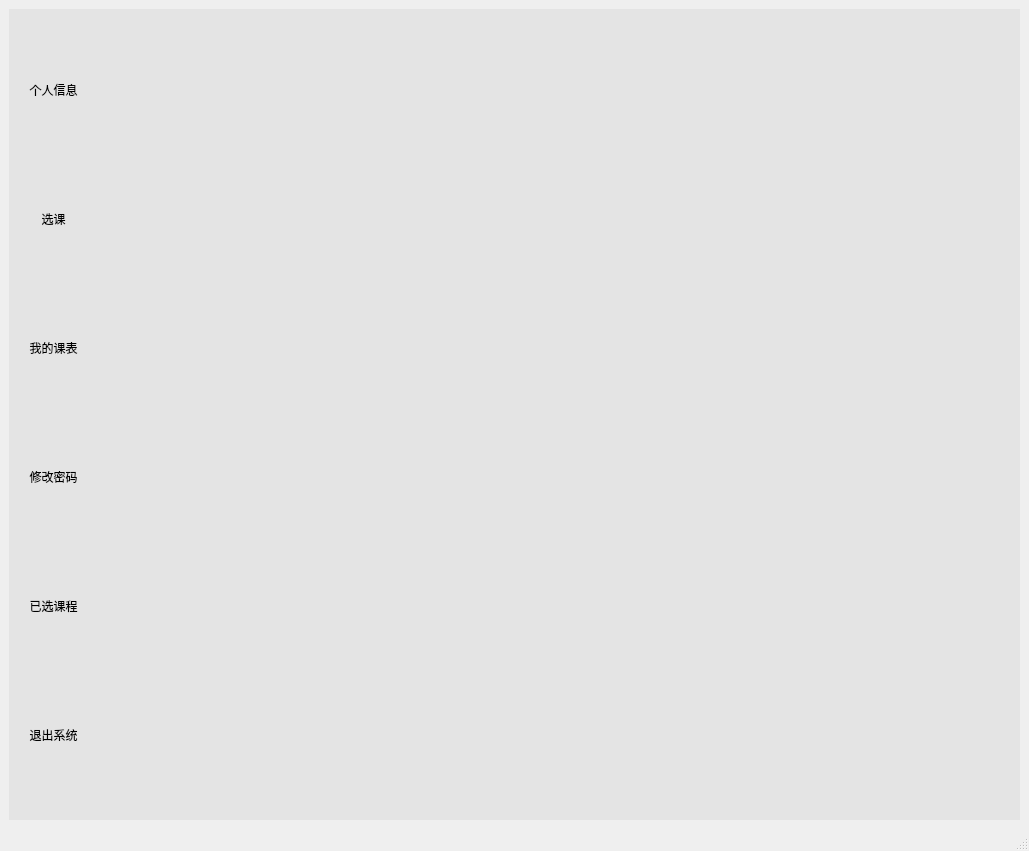
<?xml version="1.0" encoding="UTF-8"?>
<ui version="4.0">
 <class>S_MainWindow</class>
 <widget class="QMainWindow" name="S_MainWindow">
  <property name="geometry">
   <rect>
    <x>0</x>
    <y>0</y>
    <width>1029</width>
    <height>851</height>
   </rect>
  </property>
  <property name="windowTitle">
   <string>MainWindow</string>
  </property>
  <widget class="QWidget" name="centralwidget">
   <layout class="QGridLayout" name="gridLayout_2">
    <item row="0" column="0">
     <widget class="QWidget" name="widget" native="true">
      <property name="styleSheet">
       <string notr="true">QWidget{
	background-color: rgb(228, 228, 228);  /* 设置背景色为灰色 */
}</string>
      </property>
      <layout class="QGridLayout" name="gridLayout">
       <property name="leftMargin">
        <number>0</number>
       </property>
       <property name="topMargin">
        <number>0</number>
       </property>
       <property name="rightMargin">
        <number>0</number>
       </property>
       <property name="bottomMargin">
        <number>0</number>
       </property>
       <property name="spacing">
        <number>0</number>
       </property>
       <item row="2" column="0">
        <widget class="QToolButton" name="myCourse">
         <property name="styleSheet">
          <string notr="true">/* 默认 */
QToolButton{
	border-top: 3px outset transparent;           /* 上边框宽度3像素、突出显示、颜色为透明 */
	border-bottom: 7px outset transparent;
	border-right: 3px outset transparent;
	border-left: 3px outset transparent;
    min-width: 80px;                            /* 控件最小宽度 */
    min-height: 80px;
	background-color: rgb(228, 228, 228);
}

/* 鼠标悬停 */
QToolButton:hover{
	background-color: rgb(205, 205, 205);
}

/* 点击和按下 */
QToolButton:pressed,QToolButton:checked{
	border-left: 3px outset rgb(93, 95, 97);  /* 左边框宽度3像素、突出显示、颜色为深深灰 */
	background-color: rgb(246, 246, 246);
}

QPushButton:default {
    border-color: navy; /* make the default button prominent */
}
</string>
         </property>
         <property name="text">
          <string>我的课表</string>
         </property>
         <property name="icon">
          <iconset resource="res.qrc">
           <normaloff>:/res/calendar1.png</normaloff>:/res/calendar1.png</iconset>
         </property>
         <property name="iconSize">
          <size>
           <width>48</width>
           <height>48</height>
          </size>
         </property>
         <property name="checkable">
          <bool>true</bool>
         </property>
         <property name="autoExclusive">
          <bool>true</bool>
         </property>
         <property name="toolButtonStyle">
          <enum>Qt::ToolButtonTextUnderIcon</enum>
         </property>
        </widget>
       </item>
       <item row="1" column="0">
        <widget class="QToolButton" name="chooseCourse">
         <property name="styleSheet">
          <string notr="true">/* 默认 */
QToolButton{
	border-top: 3px outset transparent;           /* 上边框宽度3像素、突出显示、颜色为透明 */
	border-bottom: 7px outset transparent;
	border-right: 3px outset transparent;
	border-left: 3px outset transparent;
    min-width: 80px;                            /* 控件最小宽度 */
    min-height: 80px;
	background-color: rgb(228, 228, 228);
}

/* 鼠标悬停 */
QToolButton:hover{
	background-color: rgb(205, 205, 205);
}

/* 点击和按下 */
QToolButton:pressed,QToolButton:checked{
	border-left: 3px outset rgb(93, 95, 97);  /* 左边框宽度3像素、突出显示、颜色为深深灰 */
	background-color: rgb(246, 246, 246);
}

QPushButton:default {
    border-color: navy; /* make the default button prominent */
}
</string>
         </property>
         <property name="text">
          <string>选课</string>
         </property>
         <property name="icon">
          <iconset resource="res.qrc">
           <normaloff>:/res/5.png</normaloff>:/res/5.png</iconset>
         </property>
         <property name="iconSize">
          <size>
           <width>48</width>
           <height>48</height>
          </size>
         </property>
         <property name="checkable">
          <bool>true</bool>
         </property>
         <property name="autoExclusive">
          <bool>true</bool>
         </property>
         <property name="toolButtonStyle">
          <enum>Qt::ToolButtonTextUnderIcon</enum>
         </property>
        </widget>
       </item>
       <item row="5" column="0">
        <widget class="QToolButton" name="toolButton_5">
         <property name="styleSheet">
          <string notr="true">/* 默认 */
QToolButton{
	border-top: 3px outset transparent;           /* 上边框宽度3像素、突出显示、颜色为透明 */
	border-bottom: 7px outset transparent;
	border-right: 3px outset transparent;
	border-left: 3px outset transparent;
    min-width: 80px;                            /* 控件最小宽度 */
    min-height: 80px;
	background-color: rgb(228, 228, 228);
}

/* 鼠标悬停 */
QToolButton:hover{
	background-color: rgb(205, 205, 205);
}

/* 点击和按下 */
QToolButton:pressed,QToolButton:checked{
	border-left: 3px outset rgb(93, 95, 97);  /* 左边框宽度3像素、突出显示、颜色为深深灰 */
	background-color: rgb(246, 246, 246);
}

QPushButton:default {
    border-color: navy; /* make the default button prominent */
}
</string>
         </property>
         <property name="text">
          <string>退出系统</string>
         </property>
         <property name="icon">
          <iconset resource="res.qrc">
           <normaloff>:/res/share-circle-line.png</normaloff>:/res/share-circle-line.png</iconset>
         </property>
         <property name="iconSize">
          <size>
           <width>48</width>
           <height>48</height>
          </size>
         </property>
         <property name="checkable">
          <bool>true</bool>
         </property>
         <property name="autoExclusive">
          <bool>true</bool>
         </property>
         <property name="toolButtonStyle">
          <enum>Qt::ToolButtonTextUnderIcon</enum>
         </property>
        </widget>
       </item>
       <item row="0" column="0">
        <widget class="QToolButton" name="studentInfo">
         <property name="styleSheet">
          <string notr="true">/* 默认 */
QToolButton{
	border-top: 3px outset transparent;           /* 上边框宽度3像素、突出显示、颜色为透明 */
	border-bottom: 7px outset transparent;
	border-right: 3px outset transparent;
	border-left: 3px outset transparent;
    min-width: 80px;                            /* 控件最小宽度 */
    min-height: 80px;
	background-color: rgb(228, 228, 228);
}

/* 鼠标悬停 */
QToolButton:hover{
	background-color: rgb(205, 205, 205);
}

/* 点击和按下 */
QToolButton:pressed,QToolButton:checked{
	border-left: 3px outset rgb(93, 95, 97);  /* 左边框宽度3像素、突出显示、颜色为深深灰 */
	background-color: rgb(246, 246, 246);
}

QPushButton:default {
    border-color: navy; /* make the default button prominent */
}
</string>
         </property>
         <property name="text">
          <string>个人信息</string>
         </property>
         <property name="icon">
          <iconset resource="res.qrc">
           <normaloff>:/res/account-circle-line.png</normaloff>:/res/account-circle-line.png</iconset>
         </property>
         <property name="iconSize">
          <size>
           <width>48</width>
           <height>48</height>
          </size>
         </property>
         <property name="checkable">
          <bool>true</bool>
         </property>
         <property name="autoExclusive">
          <bool>true</bool>
         </property>
         <property name="toolButtonStyle">
          <enum>Qt::ToolButtonTextUnderIcon</enum>
         </property>
        </widget>
       </item>
       <item row="3" column="0">
        <widget class="QToolButton" name="changePassword">
         <property name="styleSheet">
          <string notr="true">/* 默认 */
QToolButton{
	border-top: 3px outset transparent;           /* 上边框宽度3像素、突出显示、颜色为透明 */
	border-bottom: 7px outset transparent;
	border-right: 3px outset transparent;
	border-left: 3px outset transparent;
    min-width: 80px;                            /* 控件最小宽度 */
    min-height: 80px;
	background-color: rgb(228, 228, 228);
}

/* 鼠标悬停 */
QToolButton:hover{
	background-color: rgb(205, 205, 205);
}

/* 点击和按下 */
QToolButton:pressed,QToolButton:checked{
	border-left: 3px outset rgb(93, 95, 97);  /* 左边框宽度3像素、突出显示、颜色为深深灰 */
	background-color: rgb(246, 246, 246);
}

QPushButton:default {
    border-color: navy; /* make the default button prominent */
}
</string>
         </property>
         <property name="text">
          <string>修改密码</string>
         </property>
         <property name="icon">
          <iconset resource="res.qrc">
           <normaloff>:/res/lock.png</normaloff>:/res/lock.png</iconset>
         </property>
         <property name="iconSize">
          <size>
           <width>48</width>
           <height>48</height>
          </size>
         </property>
         <property name="checkable">
          <bool>true</bool>
         </property>
         <property name="autoExclusive">
          <bool>true</bool>
         </property>
         <property name="toolButtonStyle">
          <enum>Qt::ToolButtonTextUnderIcon</enum>
         </property>
        </widget>
       </item>
       <item row="0" column="1" rowspan="6">
        <widget class="QStackedWidget" name="stackedWidget"/>
       </item>
       <item row="4" column="0">
        <widget class="QToolButton" name="courseChosen">
         <property name="styleSheet">
          <string notr="true">/* 默认 */
QToolButton{
	border-top: 3px outset transparent;           /* 上边框宽度3像素、突出显示、颜色为透明 */
	border-bottom: 7px outset transparent;
	border-right: 3px outset transparent;
	border-left: 3px outset transparent;
    min-width: 80px;                            /* 控件最小宽度 */
    min-height: 80px;
	background-color: rgb(228, 228, 228);
}

/* 鼠标悬停 */
QToolButton:hover{
	background-color: rgb(205, 205, 205);
}

/* 点击和按下 */
QToolButton:pressed,QToolButton:checked{
	border-left: 3px outset rgb(93, 95, 97);  /* 左边框宽度3像素、突出显示、颜色为深深灰 */
	background-color: rgb(246, 246, 246);
}

QPushButton:default {
    border-color: navy; /* make the default button prominent */
}
</string>
         </property>
         <property name="text">
          <string>已选课程</string>
         </property>
         <property name="icon">
          <iconset resource="res.qrc">
           <normaloff>:/res/3.png</normaloff>:/res/3.png</iconset>
         </property>
         <property name="iconSize">
          <size>
           <width>48</width>
           <height>48</height>
          </size>
         </property>
         <property name="checkable">
          <bool>true</bool>
         </property>
         <property name="autoExclusive">
          <bool>true</bool>
         </property>
         <property name="toolButtonStyle">
          <enum>Qt::ToolButtonTextUnderIcon</enum>
         </property>
        </widget>
       </item>
      </layout>
     </widget>
    </item>
   </layout>
  </widget>
  <widget class="QStatusBar" name="statusbar"/>
  <widget class="QMenuBar" name="menubar">
   <property name="geometry">
    <rect>
     <x>0</x>
     <y>0</y>
     <width>1029</width>
     <height>30</height>
    </rect>
   </property>
  </widget>
 </widget>
 <resources>
  <include location="res.qrc"/>
 </resources>
 <connections/>
</ui>
